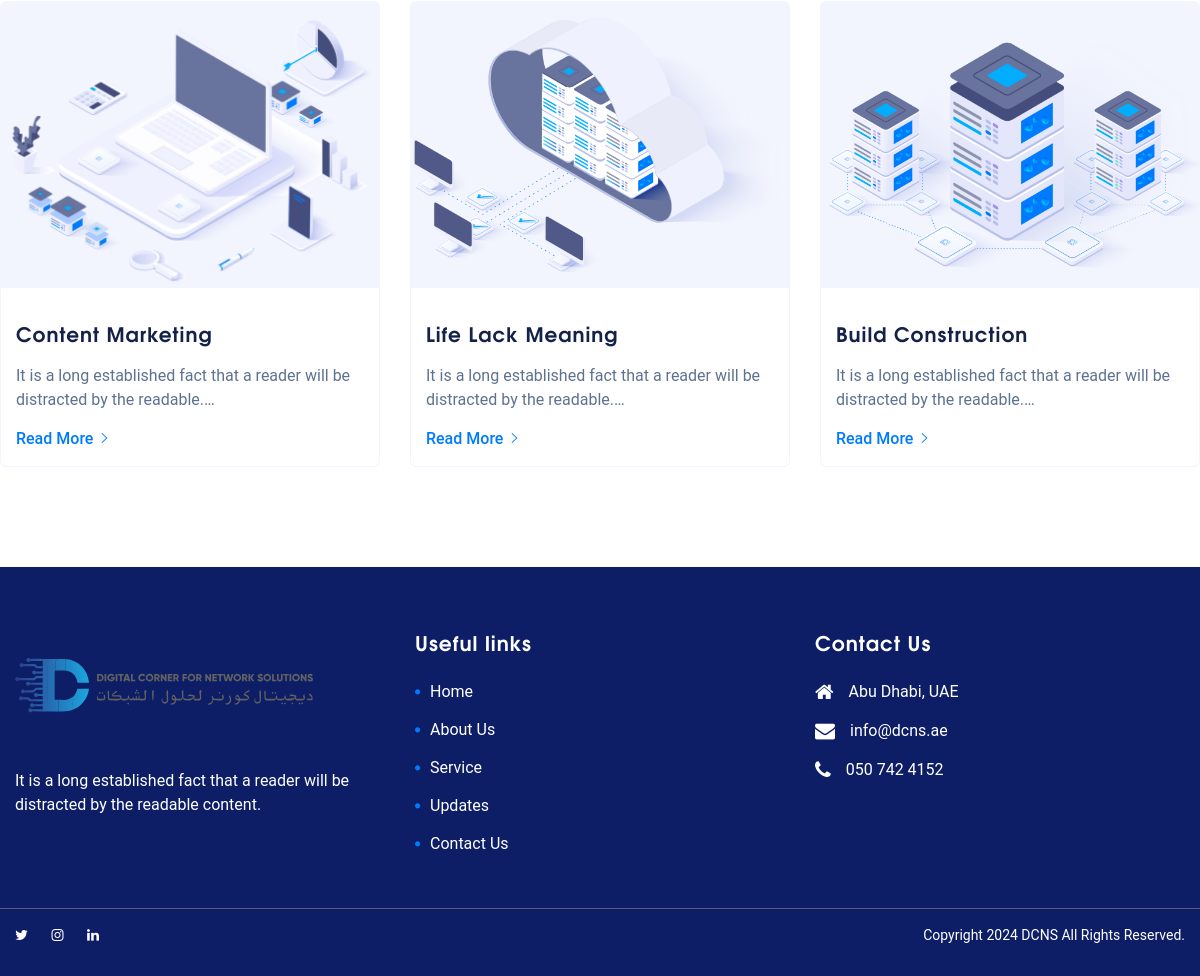
Page /updates/ (lower part) on the earlier database version.
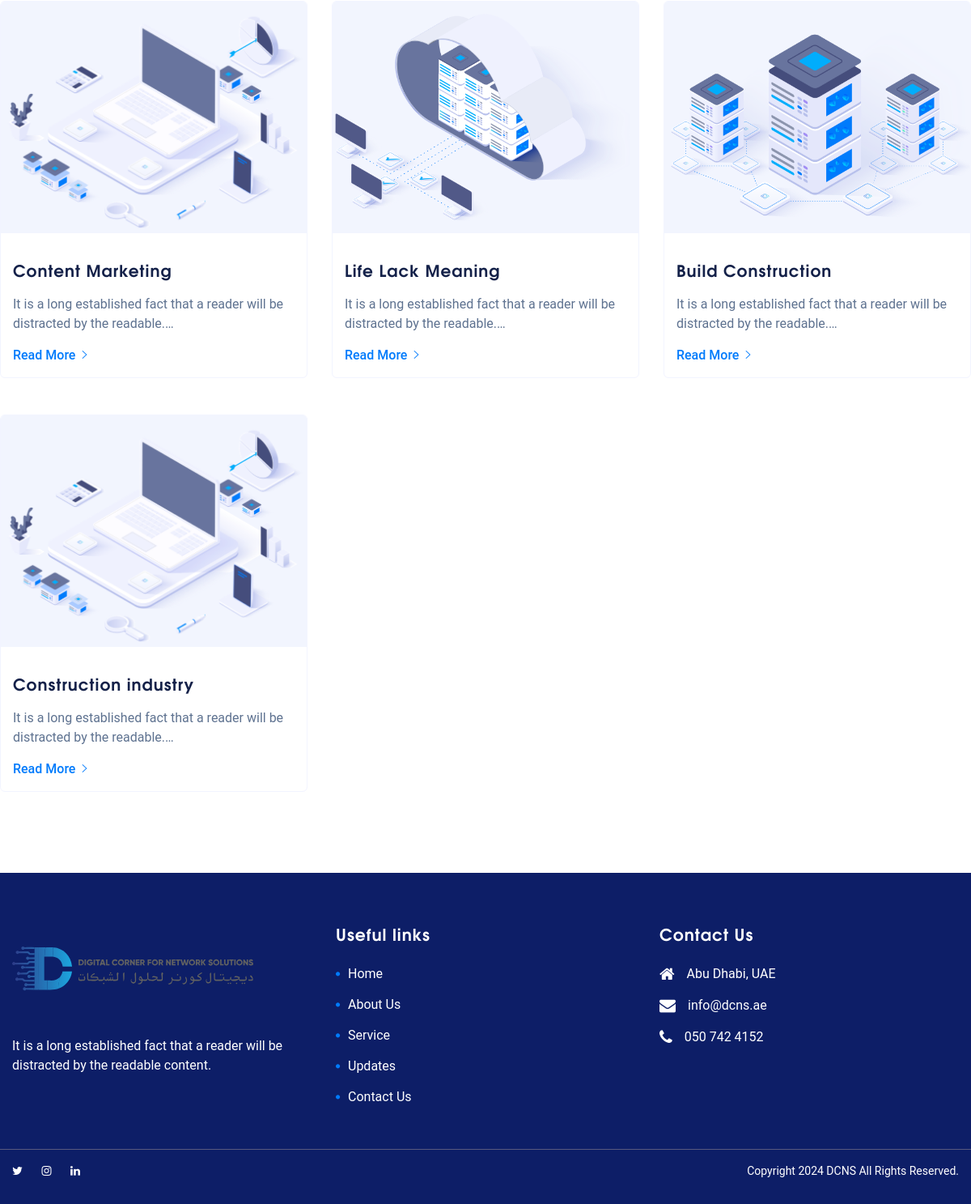
Same page on the later database version.
### web/models.py (models this page shows, shortened)
class Updates(models.Model):
    title = models.CharField(max_length=255)
    slug = models.SlugField(unique=True)
    content = models.TextField()
    image = models.ImageField(upload_to='web/images/update/')
    pub_date = models.DateField(auto_now_add=True)
    author = models.ForeignKey(User, on_delete=models.CASCADE, default=1)
    category = models.CharField(max_length=100, blank=True, null=True)
    is_updates = models.BooleanField(default=False)
    is_home = models.BooleanField(default=False)
    is_create = models.DateTimeField(auto_now_add=True)
    class Meta:
        ordering = [
            "id",
        ]
        verbose_name = "Updates"
        verbose_name_plural = "Updates"
    def get_absolute_url(self):
        return reverse("web:updates_detail", kwargs={"slug": self.slug})

### web/views.py (the view)
# urls.py: path("updates/", views.UpdatesView.as_view(), name="updates"),
class UpdatesView(View):
    def get(self, request):
        updates = Updates.objects.filter(is_updates=True)
        context = {
            "is_updates": True,
            "updates": updates,
        }
        return render(request, "web/updates.html", context)

### templates/web/updates.html (shortened to what this page needs)
{% extends "web/partials/base-two.html" %}
{% load static %}
 {% block content %}
      <section class="iq-blog-section iq-pb-55">
         <div class="container">
            <div class="row">
               <div class="iq-blog text-left ">
                  <div class="row">
                     {% for update in updates %}
                     <div class="col-lg-4 col-md-6 qloud-space-bottom ">
                        <div class="iq-blog-box">
                           <div class="iq-blog-image clearfix">
                              <img src="{{ update.image.url }}" class="img-fluid" alt="blog"/>
                           </div>
                           <div class="iq-blog-detail">
                              <div class="blog-title">
                                 <a href="javascript:volid()">
                                    <h5 class="mb-3">{{ update.title }}</h5>
                                 </a>
                              </div>
                              <p class="">{{ update.content|truncatechars:80 }}</p>
                              <div class="blog-button">
                                 <a class="iq-btn-link" href="{{ update.get_absolute_url }}">Read More<i class="ml-2 ion-ios-arrow-right"             ></i></a>
                              </div>
                           </div>
                        </div>
                     </div>
                     {% endfor %}
                  </div>
               </div>
            </div>
         </div>
      </section>
{% endblock %}

Differences in the rows shown:
added Updates: image (picture), title "Construction industry", content "It is a long established fact that a reader will be distracted by the readable.…"
